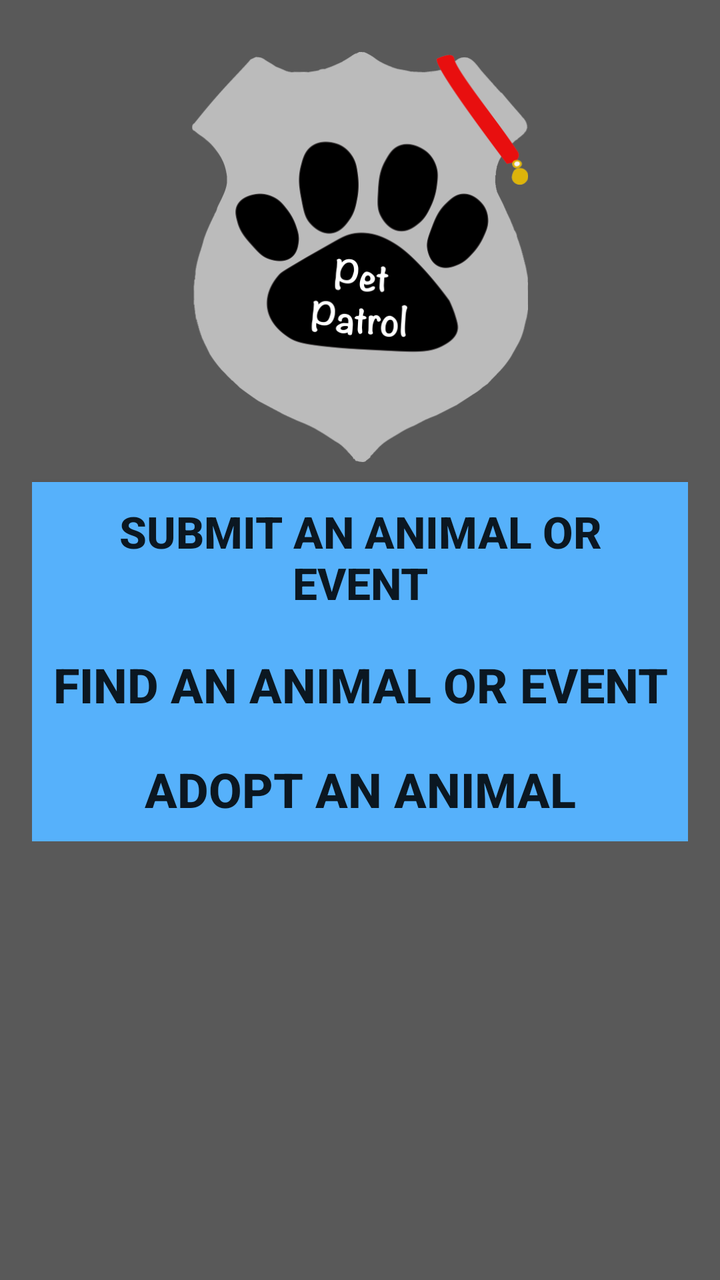
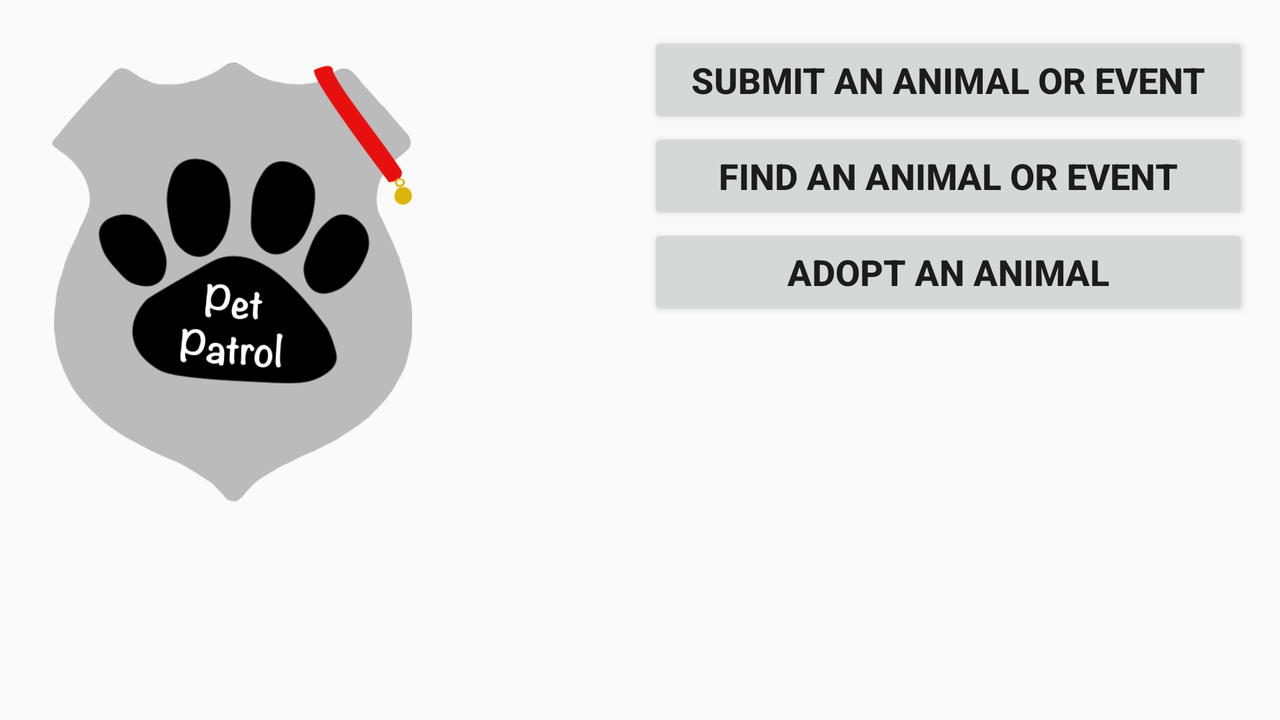

First picture: res/layout/ on a phone held upright. Second picture: the repository's own variant of that layout, on a device whose configuration matches the variant's folder. Source for both follows.
<!-- AndroidManifest.xml: application theme AppTheme -->
<!-- res/layout/fragment_home.xml -->
<RelativeLayout xmlns:android="http://schemas.android.com/apk/res/android"
                xmlns:tools="http://schemas.android.com/tools" android:layout_width="match_parent"
                android:layout_height="match_parent" android:paddingLeft="@dimen/activity_horizontal_margin"
                android:paddingRight="@dimen/activity_horizontal_margin"
                android:paddingTop="@dimen/activity_vertical_margin"
                android:paddingBottom="@dimen/activity_vertical_margin" tools:context=".MainActivity"
                android:background="#595959">

    

    <LinearLayout
        android:orientation="vertical"
        android:layout_width="match_parent"
        android:layout_height="wrap_content"
        android:paddingBottom="20dp">

        <ImageView
            android:layout_width="200dp"
            android:layout_height="225dp"
            android:id="@+id/imgViewLogo"
            android:text="@string/imgViewLogo"
            android:src="@drawable/petpatrollogo"
            android:contentDescription="@string/imageViewLogo"
            android:layout_gravity="center_horizontal"
            android:padding="10dp"
            android:paddingBottom="35dp"/>

        <Button
            android:layout_width="match_parent"
            android:layout_height="wrap_content"
            android:text="@string/report_button"
            android:id="@+id/buttonReport"
            android:textStyle="bold"
            android:textSize="22sp"
            android:padding="10dp"
            android:background="#56b1fb"/>

        <Button
            android:layout_width="match_parent"
            android:layout_height="wrap_content"
            android:text="@string/find_button"
            android:id="@+id/buttonFind"
            android:textStyle="bold"
            android:textSize="24sp"
            android:padding="10dp"
            android:background="#56b1fb"/>

        <Button
            android:layout_width="match_parent"
            android:layout_height="wrap_content"
            android:text="@string/adopt_button"
            android:id="@+id/buttonAdopt"
            android:textStyle="bold"
            android:textSize="24sp"
            android:padding="10dp"
            android:background="#56b1fb"/>

    </LinearLayout>
</RelativeLayout>
<!-- resources referenced by this layout -->
<resources>
  <dimen name="activity_horizontal_margin">16dp</dimen>
  <dimen name="activity_vertical_margin">16dp</dimen>
  <!-- drawable petpatrollogo: png bitmap (drawable, 46797 bytes) -->
  <string name="adopt_button">Adopt An Animal</string>
  <string name="find_button">Find an Animal or Event</string>
  <string name="imageViewLogo">Image View Logo</string>
  <string name="imgViewLogo">Pet Patrol Logo</string>
  <string name="report_button">Submit an Animal or Event</string>
  <style name="AppTheme" parent="Theme.AppCompat.Light.DarkActionBar">
          
      </style>
</resources>
<!-- res/layout-land/fragment_home.xml (the repository's variant of the layout above) -->
<!-- drawn on the phone turned sideways -->
<RelativeLayout xmlns:android="http://schemas.android.com/apk/res/android"
                xmlns:tools="http://schemas.android.com/tools"
                android:layout_width="match_parent"
                android:layout_height="match_parent"
                android:paddingLeft="@dimen/activity_horizontal_margin"
                android:paddingRight="@dimen/activity_horizontal_margin"
                android:paddingTop="@dimen/activity_vertical_margin"
                android:paddingBottom="@dimen/activity_vertical_margin"
                tools:context=".MainActivity">

    <LinearLayout
        android:layout_width="match_parent"
        android:layout_height="match_parent">

        <ImageView
            android:layout_width="200dp"
            android:layout_height="250dp"
            android:id="@+id/imgViewLogo"
            android:text="@string/imgViewLogo"
            android:src="@drawable/petpatrollogo"
            android:contentDescription="@string/imageViewLogo"
            android:layout_gravity="left"
            android:padding="10dp"
            android:paddingBottom="35dp"/>

    </LinearLayout>

    <LinearLayout
        android:orientation="vertical"
        android:layout_width="match_parent"
        android:layout_height="wrap_content"
        android:paddingBottom="20dp"
        android:layout_gravity="right"
        android:gravity="left">


        <Button
            android:layout_width="300dp"
            android:layout_height="match_parent"
            android:text="@string/report_button"
            android:id="@+id/buttonReport"
            android:textStyle="bold"
            android:textSize="18sp"
            android:padding="10dp"
            android:layout_gravity="right"
            android:maxWidth="400dp"/>

        <Button
            android:layout_width="300dp"
            android:layout_height="match_parent"
            android:text="@string/find_button"
            android:id="@+id/buttonFind"
            android:textStyle="bold"
            android:textSize="18sp"
            android:padding="10dp"
            android:layout_gravity="right"
            android:maxWidth="400dp"/>

        <Button
            android:layout_width="300dp"
            android:layout_height="match_parent"
            android:text="@string/adopt_button"
            android:id="@+id/buttonAdopt"
            android:textStyle="bold"
            android:textSize="18sp"
            android:padding="10dp"
            android:layout_gravity="right"
            android:gravity="center|center_horizontal"
            android:maxWidth="400dp"/>

    </LinearLayout>
</RelativeLayout>
